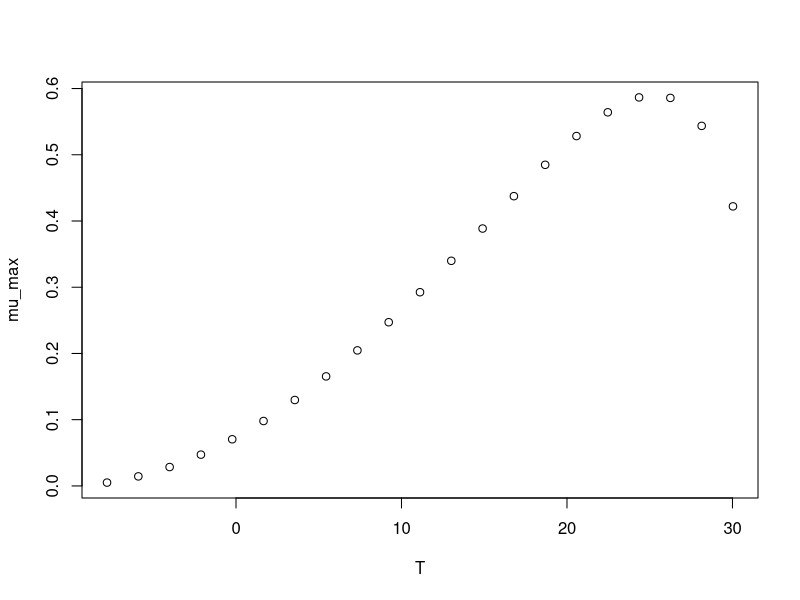

Recreate this plot in R.
#############################
# start of Parameter script
#############################
T <- seq(-7.79220779220779,30.03,length.out=21)
#############################
# end of Parameter script
#############################
############################# 
# start of Model script Gropin ID 371 
#############################
 
# constant coefficients for this model
 
variables <- data.frame(T)
argumentsPar <- expand.grid(variables)
 
# heart of the model
response_surface <- function(T) {
   mumax <-(5.9*(10^-1)*(T-32.4)*((T+10.5)^2))/((25.3+10.5)*((25.3+10.5)*(T-25.3)-(25.3-32.4)*(25.3-10.5-2*T)))

return(mumax=mumax)
} 

# output parameters
mumax <- cbind(argumentsPar,response_surface(argumentsPar['T']))
colnames(mumax) <- c(colnames(argumentsPar),'mumax')
#############################
# End of Model script
#############################
############################# 
# start of Visualisation script Gropin ID 371 
#############################
plot(T,mumax$mumax,
                          xlab='T',
                          ylab='mu_max')
#############################
# End of Visualisation script
#############################
